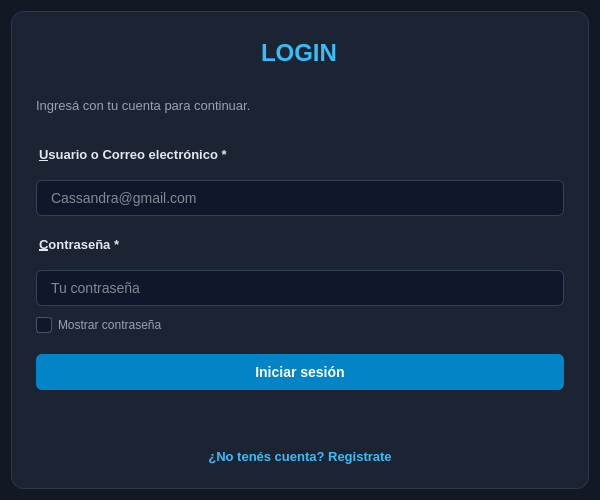
<?xml version="1.0" encoding="UTF-8"?>
<ui version="4.0">
 <class>pantalla_login</class>
 <widget class="QWidget" name="pantalla_login">
  <property name="geometry">
   <rect>
    <x>0</x>
    <y>0</y>
    <width>600</width>
    <height>500</height>
   </rect>
  </property>
  <property name="minimumSize">
   <size>
    <width>380</width>
    <height>500</height>
   </size>
  </property>
  <property name="maximumSize">
   <size>
    <width>600</width>
    <height>16777215</height>
   </size>
  </property>
  <property name="windowTitle">
   <string>Form</string>
  </property>
  <property name="styleSheet">
   <string notr="true">/* Fondo general de la ventana */
QWidget#pantalla_login {
    background-color: #121824;
}

/* Tarjeta central flotante */
QFrame#frame_tarjeta {
    background-color: #1c2434;
    border: 1px solid #2c384c;
    border-radius: 12px;
    padding: 15px;
}

/* Título principal */
QLabel#label_titulo {
    color: #38bdf8;
    font-family: &quot;Segoe UI&quot;, &quot;Constantia&quot;, sans-serif;
    font-weight: bold;
    font-size: 26px;
    margin-bottom: 2px;
}

/* Subtítulo de bienvenida */
QLabel#label_5 {
    color: #94a3b8;
    font-size: 13px;
    margin-bottom: 0px;
}

/* Etiquetas de campo (Usuario, Contraseña) */
QLabel#texto_usuario, QLabel#texro_contrasea {
    color: #e2e8f0;
    font-size: 13px;
    font-weight: 600;
    margin-top: 2px;
}

/* Cuadros de texto para ingresar datos */
QLineEdit#input_usuario, QLineEdit#input_password {
    background-color: #0f172a;
    color: #f8fafc;
    border: 1px solid #334155;
    border-radius: 6px;
    padding: 8px 12px;
    font-size: 14px;
}

/* Efecto cuando el usuario hace clic para escribir en el cuadro de texto */
QLineEdit#input_usuario:focus, QLineEdit#input_password:focus {
    border: 1px solid #38bdf8;
}

/* Checkbox de mostrar contraseña */
QCheckBox#chk_mostrar_password {
    color: #94a3b8;
    font-size: 12px;
    margin-top: 5px;
    margin-bottom: 5px;
}

QCheckBox#chk_mostrar_password::indicator {
    width: 14px;
    height: 14px;
    border-radius: 3px;
    border: 1px solid #475569;
    background-color: #0f172a;
}

QCheckBox#chk_mostrar_password::indicator:checked {
    background-color: #38bdf8;
    border: 1px solid #38bdf8;
}

/* Botón principal de Iniciar Sesión */
QPushButton#btn_login {
    background-color: #0284c7;
    color: #ffffff;
    border: none;
    border-radius: 6px;
    padding: 10px;
    font-size: 14px;
    font-weight: bold;
    margin-top: 10px;
}

QPushButton#btn_login:hover {
    background-color: #0369a1;
}

QPushButton#btn_login:pressed {
    background-color: #075985;
}

/* Botón plano para ir a Registro */
QPushButton#btn_ir_registro {
    color: #38bdf8;
    font-size: 13px;
    font-weight: 500;
    background: none;
    border: none;
    margin-top: 5px;
}

QPushButton#btn_ir_registro:hover {
    color: #7dd3fc;
    text-decoration: underline;
}

/* Fondo general de la ventana de registro */
QWidget#Form {
    background-color: #121824;
}

/* Tarjeta central flotante */
QFrame#frame_pantalla {
    background-color: #1c2434;
    border: 1px solid #2c384c;
    border-radius: 12px;
    padding: 15px;
}

/* Ocultar bordes de los sub-marcos internos de Nombre y Apellido */
QFrame#frame_edicion, QFrame#frame_edicion2 {
    border: none;
    background: transparent;
    padding: 0px;
    margin: 0px;
}

/* Título principal (Crear Cuenta) */
QLabel#label_titulo {
    color: #38bdf8;
    font-family: &quot;Segoe UI&quot;, &quot;Mongolian Baiti&quot;, sans-serif;
    font-weight: bold;
    font-size: 24px;
    margin-bottom: 8px;
}

/* Etiquetas de los campos (Nombre, Apellido, Usuario, etc.) */
QLabel#label_nombre, QLabel#label_apellido, QLabel#label_usuario, 
QLabel#label_correo, QLabel#label_contrasena, QLabel#label_repetir_contrasena {
    color: #e2e8f0;
    font-size: 13px;
    font-weight: 600;
    margin-top: 5px;
}

/* Todos los cuadros de texto */
QLineEdit#Campo_nombre, QLineEdit#Campo_apellido, QLineEdit#campo_usuario, 
QLineEdit#campo_correo, QLineEdit#campo_contrasena, QLineEdit#campo_repetir_contrasena {
    background-color: #0f172a;
    color: #f8fafc;
    border: 1px solid #334155;
    border-radius: 6px;
    padding: 6px 12px; 
    min-height: 20px;   
    font-size: 14px;
}

/* Efecto focus al escribir en cualquier cuadro de texto */
QLineEdit#Campo_nombre:focus, QLineEdit#Campo_apellido:focus, QLineEdit#campo_usuario:focus, 
QLineEdit#campo_correo:focus, QLineEdit#campo_contrasena:focus, QLineEdit#campo_repetir_contrasena:focus {
    border: 1px solid #38bdf8;
}

/* Checkbox de mostrar contraseña */
QCheckBox#ckb_mostrar_contrasea {
    color: #94a3b8;
    font-size: 12px;
    margin-top: 6px;
    margin-bottom: 6px;
}

QCheckBox#ckb_mostrar_contrasea::indicator {
    width: 14px;
    height: 14px;
    border-radius: 3px;
    border: 1px solid #475569;
    background-color: #0f172a;
}

QCheckBox#ckb_mostrar_contrasea::indicator:checked {
    background-color: #38bdf8;
    border: 1px solid #38bdf8;
}

/* Botón principal Crear Cuenta */
QPushButton#pb_crear {
    background-color: #0284c7;
    color: #ffffff;
    border: none;
    border-radius: 6px;
    padding: 10px;
    font-size: 14px;
    font-weight: bold;
    margin-top: 10px;
}

QPushButton#pb_crear:hover {
    background-color: #0369a1;
}

QPushButton#pb_crear:pressed {
    background-color: #075985;
}

/* Botón plano para volver al login */
QPushButton#pb_volver_a_login {
    color: #38bdf8;
    font-size: 13px;
    font-weight: 500;
    background: none;
    border: none;
    margin-top: 5px;
}

QPushButton#pb_volver_a_login:hover {
    color: #7dd3fc;
    text-decoration: underline;
}

/* Etiqueta para mensajes de error o éxito */
QLabel#label_mensaje {
    color: #f87171;
    font-size: 12px;
    font-weight: 500;
}


/* Estado por defecto o informativo (Gris claro) */
QLabel#label_mensaje {
    color: #94a3b8;
    font-size: 13px;
    font-weight: 500;
    margin-top: 5px;
}

/* Estado de Error (Rojo suave/Alerta) */
QLabel#label_mensaje[tipo=&quot;error&quot;] {
    color: #ef4444; /* Un rojo moderno que contrasta mejor con el fondo oscuro */
    font-weight: 600;
}

/* Estado de Éxito (Verde esmeralda) */
QLabel#label_mensaje[tipo=&quot;exito&quot;] {
    color: #10b981; /* Un verde vivo ideal para el modo oscuro */
    font-weight: 600;
}</string>
  </property>
  <layout class="QGridLayout" name="gridLayout">
   <item row="0" column="0">
    <widget class="QFrame" name="frame_tarjeta">
     <property name="minimumSize">
      <size>
       <width>360</width>
       <height>300</height>
      </size>
     </property>
     <property name="maximumSize">
      <size>
       <width>800</width>
       <height>16777215</height>
      </size>
     </property>
     <property name="frameShape">
      <enum>QFrame::Shape::StyledPanel</enum>
     </property>
     <property name="frameShadow">
      <enum>QFrame::Shadow::Raised</enum>
     </property>
     <layout class="QVBoxLayout" name="verticalLayout">
      <item alignment="Qt::AlignmentFlag::AlignHCenter">
       <widget class="QLabel" name="label_titulo">
        <property name="palette">
         <palette>
          <active>
           <colorrole role="WindowText">
            <brush brushstyle="SolidPattern">
             <color alpha="255">
              <red>56</red>
              <green>189</green>
              <blue>248</blue>
             </color>
            </brush>
           </colorrole>
           <colorrole role="Light">
            <brush brushstyle="SolidPattern">
             <color alpha="255">
              <red>255</red>
              <green>255</green>
              <blue>255</blue>
             </color>
            </brush>
           </colorrole>
           <colorrole role="Text">
            <brush brushstyle="SolidPattern">
             <color alpha="255">
              <red>56</red>
              <green>189</green>
              <blue>248</blue>
             </color>
            </brush>
           </colorrole>
           <colorrole role="ButtonText">
            <brush brushstyle="SolidPattern">
             <color alpha="255">
              <red>56</red>
              <green>189</green>
              <blue>248</blue>
             </color>
            </brush>
           </colorrole>
           <colorrole role="PlaceholderText">
            <brush brushstyle="SolidPattern">
             <color alpha="128">
              <red>56</red>
              <green>189</green>
              <blue>248</blue>
             </color>
            </brush>
           </colorrole>
          </active>
          <inactive>
           <colorrole role="WindowText">
            <brush brushstyle="SolidPattern">
             <color alpha="255">
              <red>56</red>
              <green>189</green>
              <blue>248</blue>
             </color>
            </brush>
           </colorrole>
           <colorrole role="Light">
            <brush brushstyle="SolidPattern">
             <color alpha="255">
              <red>255</red>
              <green>255</green>
              <blue>255</blue>
             </color>
            </brush>
           </colorrole>
           <colorrole role="Text">
            <brush brushstyle="SolidPattern">
             <color alpha="255">
              <red>56</red>
              <green>189</green>
              <blue>248</blue>
             </color>
            </brush>
           </colorrole>
           <colorrole role="ButtonText">
            <brush brushstyle="SolidPattern">
             <color alpha="255">
              <red>56</red>
              <green>189</green>
              <blue>248</blue>
             </color>
            </brush>
           </colorrole>
           <colorrole role="PlaceholderText">
            <brush brushstyle="SolidPattern">
             <color alpha="128">
              <red>56</red>
              <green>189</green>
              <blue>248</blue>
             </color>
            </brush>
           </colorrole>
          </inactive>
          <disabled>
           <colorrole role="WindowText">
            <brush brushstyle="SolidPattern">
             <color alpha="255">
              <red>56</red>
              <green>189</green>
              <blue>248</blue>
             </color>
            </brush>
           </colorrole>
           <colorrole role="Light">
            <brush brushstyle="SolidPattern">
             <color alpha="255">
              <red>255</red>
              <green>255</green>
              <blue>255</blue>
             </color>
            </brush>
           </colorrole>
           <colorrole role="Text">
            <brush brushstyle="SolidPattern">
             <color alpha="255">
              <red>56</red>
              <green>189</green>
              <blue>248</blue>
             </color>
            </brush>
           </colorrole>
           <colorrole role="ButtonText">
            <brush brushstyle="SolidPattern">
             <color alpha="255">
              <red>56</red>
              <green>189</green>
              <blue>248</blue>
             </color>
            </brush>
           </colorrole>
           <colorrole role="PlaceholderText">
            <brush brushstyle="SolidPattern">
             <color alpha="128">
              <red>56</red>
              <green>189</green>
              <blue>248</blue>
             </color>
            </brush>
           </colorrole>
          </disabled>
         </palette>
        </property>
        <property name="font">
         <font>
          <family>Segoe UI</family>
          <pointsize>-1</pointsize>
          <bold>true</bold>
         </font>
        </property>
        <property name="text">
         <string>LOGIN</string>
        </property>
        <property name="margin">
         <number>-2</number>
        </property>
       </widget>
      </item>
      <item>
       <widget class="QLabel" name="label_5">
        <property name="lineWidth">
         <number>1</number>
        </property>
        <property name="text">
         <string>Ingresá con tu cuenta para continuar.</string>
        </property>
        <property name="margin">
         <number>3</number>
        </property>
        <property name="indent">
         <number>-1</number>
        </property>
       </widget>
      </item>
      <item>
       <widget class="QLabel" name="texto_usuario">
        <property name="enabled">
         <bool>true</bool>
        </property>
        <property name="minimumSize">
         <size>
          <width>532</width>
          <height>20</height>
         </size>
        </property>
        <property name="maximumSize">
         <size>
          <width>16777215</width>
          <height>41</height>
         </size>
        </property>
        <property name="toolTip">
         <string/>
        </property>
        <property name="text">
         <string>&amp;Usuario o Correo electrónico *</string>
        </property>
        <property name="margin">
         <number>0</number>
        </property>
        <property name="buddy">
         <cstring>input_usuario</cstring>
        </property>
       </widget>
      </item>
      <item>
       <widget class="QLineEdit" name="input_usuario">
        <property name="accessibleDescription">
         <string>Cassandro@gmail.com</string>
        </property>
        <property name="text">
         <string/>
        </property>
        <property name="placeholderText">
         <string>Cassandra@gmail.com</string>
        </property>
       </widget>
      </item>
      <item>
       <widget class="QLabel" name="texro_contrasea">
        <property name="text">
         <string>&amp;Contraseña *</string>
        </property>
        <property name="buddy">
         <cstring>input_password</cstring>
        </property>
       </widget>
      </item>
      <item>
       <widget class="QLineEdit" name="input_password">
        <property name="accessibleDescription">
         <string>Tu contraseña</string>
        </property>
        <property name="echoMode">
         <enum>QLineEdit::EchoMode::Password</enum>
        </property>
        <property name="placeholderText">
         <string>Tu contraseña</string>
        </property>
       </widget>
      </item>
      <item>
       <widget class="QCheckBox" name="chk_mostrar_password">
        <property name="text">
         <string>Mostrar contraseña</string>
        </property>
        <property name="tristate">
         <bool>false</bool>
        </property>
       </widget>
      </item>
      <item>
       <widget class="QPushButton" name="btn_login">
        <property name="text">
         <string>Iniciar sesión</string>
        </property>
       </widget>
      </item>
      <item>
       <widget class="QLabel" name="label_mensaje">
        <property name="text">
         <string/>
        </property>
       </widget>
      </item>
      <item>
       <widget class="QPushButton" name="btn_ir_registro">
        <property name="text">
         <string>¿No tenés cuenta? Registrate</string>
        </property>
        <property name="autoDefault">
         <bool>false</bool>
        </property>
        <property name="default">
         <bool>false</bool>
        </property>
        <property name="flat">
         <bool>true</bool>
        </property>
       </widget>
      </item>
     </layout>
    </widget>
   </item>
  </layout>
 </widget>
 <tabstops>
  <tabstop>input_usuario</tabstop>
  <tabstop>input_password</tabstop>
  <tabstop>btn_login</tabstop>
  <tabstop>chk_mostrar_password</tabstop>
  <tabstop>btn_ir_registro</tabstop>
 </tabstops>
 <resources/>
 <connections/>
</ui>
